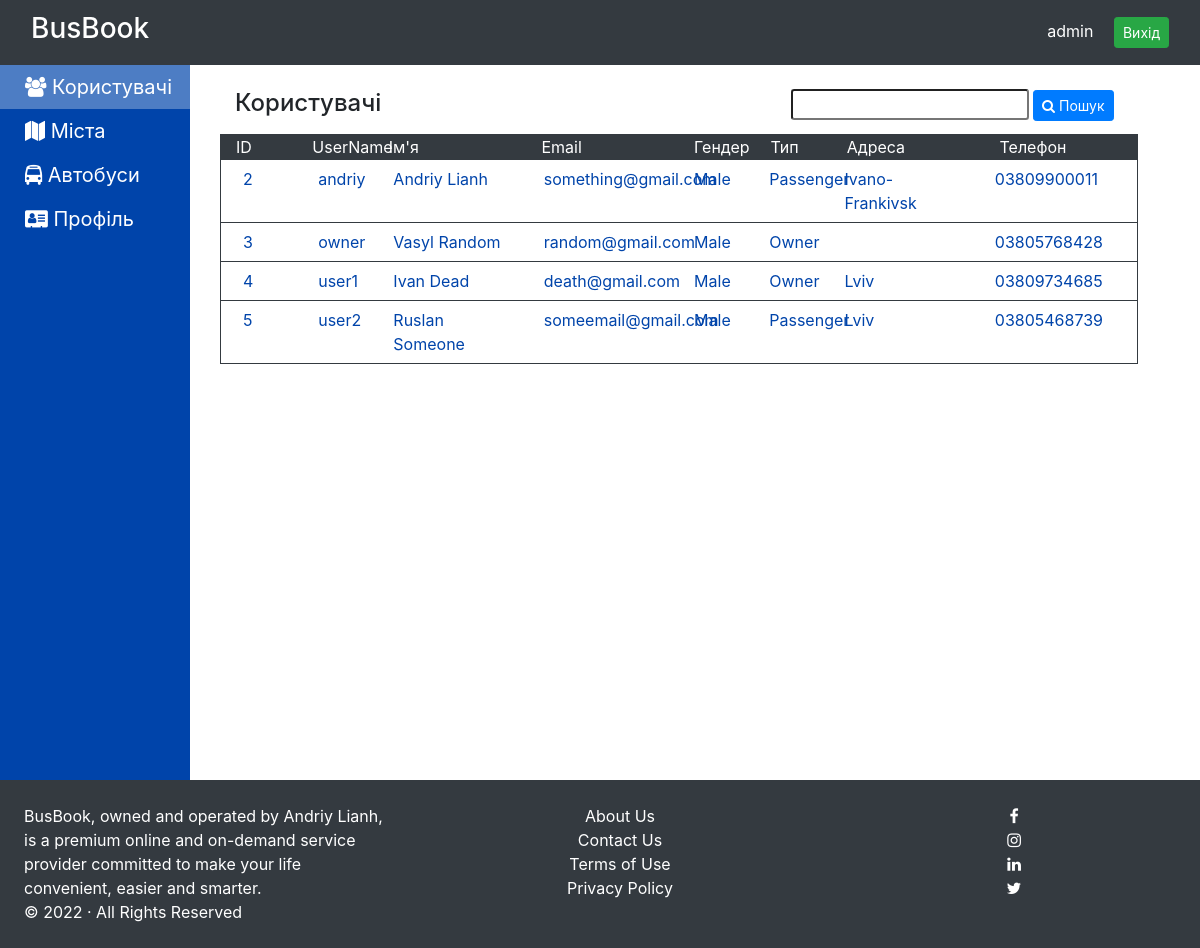
/users.php (signed in), run on the app's committed database.
### tables this page shows
CREATE TABLE `users` (
  `id` int(5) NOT NULL,
  `uname` varchar(20) NOT NULL,
  `name` varchar(25) NOT NULL,
  `email` varchar(40) NOT NULL,
  `password` varchar(25) NOT NULL,
  `gender` enum('Male','Female','Other') NOT NULL,
  `utype` enum('Admin','Owner','Passenger') NOT NULL,
  `address` varchar(120) NOT NULL,
  `mobile` varchar(10) NOT NULL
);

### users.php (the view, shortened to what this page needs)
<?php
include 'inc/basic_template.php';
?>
<div class="container">
    <div class="row mb-2">
    <h4 class="col-md-3">Користувачі</h4>
    <div class="col-md-8 text-right ml-4">
    <form method="post" action="">
    	<input type="text" name="user" class="form-control-sm" value="<?php echo (isset($_POST['user'])) ? $_POST['user'] : ""; ?>">
        <button type="submit" class="btn btn-sm btn-primary"><i class="fa fa-search"></i> Пошук</button>
    </form>
    </div>
</div>
<div class="table-con">
<div class="row">
    <div class="col-md-1">ID</div>
    <div class="col-md-1">UserName</div>
    <div class="col-md-2">Ім'я</div>
    <div class="col-md-2">Email</div>
    <div class="col-md-1">Гендер</div>
    <div class="col-md-1">Тип</div>
    <div class="col-md-2">Адреса</div>
    <div class="col-md-2">Телефон</div>
</div>
<?php
$conn = initDB();
$query = "select * from users where id<>" . $_SESSION['user']['id'];
$res = $conn->query($query);
if ($res->num_rows == 0) {
    echo '
    <div class="row">
        <div class="col-md-12">No Users</div>
    </div>';
}
else {
    while ($row = $res->fetch_assoc()) {
        echo '
        <div class="content row">
            <div class="col-md-1">' . $row["id"] . '</div>
            <div class="col-md-1">' . $row["uname"] . '</div>
            <div class="col-md-2">' . $row["name"] . '</div>
            <div class="col-md-2">' . $row["email"] . '</div>
            <div class="col-md-1">' . $row["gender"] . '</div>
            <div class="col-md-1">' . $row["utype"] . '</div>
            <div class="col-md-2">' . $row["address"] . '</div>
            <div class="col-md-2">0' . $row["mobile"] . '</div>
        </div>';
    }
}
?>
</div>
</div>

### css/style.css (style rules this page uses)
body { padding-top: 65px; }
.table-con { width: 95%; }
.table-con .row:first-of-type, .table-con .head { background: #343A40; border: 1px solid #343A40; color: #fff; }
.table-con .content { background: #fff!important; color: #0044aa!important; cursor: pointer; padding: 7px; border-width: 0 1px 1px 1px; border-color: #343A40; border-style: solid; }

### data on the page
users: id "2", uname "andriy", name "Andriy Lianh", email "something@gmail.com", gender "Male", utype "Passenger", address "Ivano-Frankivsk", mobile "3809900011"
users: id "3", uname "owner", name "Vasyl Random", email "random@gmail.com", gender "Male", utype "Owner", mobile "3805768428"
users: id "4", uname "user1", name "Ivan Dead", email "death@gmail.com", gender "Male", utype "Owner", address "Lviv", mobile "3809734685"
users: id "5", uname "user2", name "Ruslan Someone", email "someemail@gmail.com", gender "Male", utype "Passenger", address "Lviv", mobile "3805468739"

### other printed values
$_SESSION['user']['uname'] "admin"
